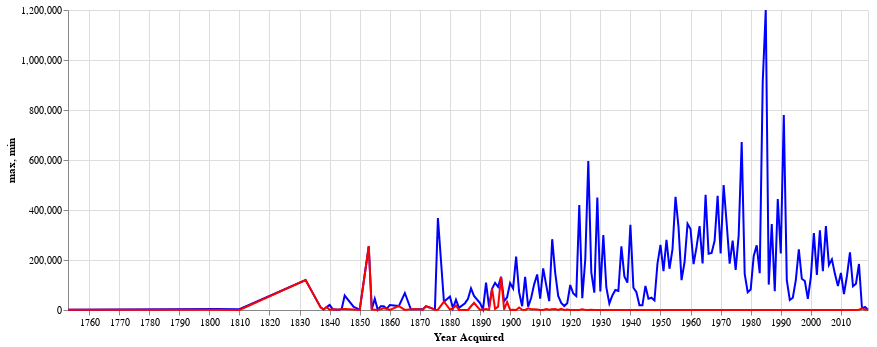

Here is the notebook cell this chart was saved with:
### Code cell
#https://github.com/altair-viz/altair/issues/968
lines = alt.Chart(stats.reset_index()).encode(
    alt.X('Year Acquired:T')
).properties(
    width=800
)

lines = alt.layer(
    lines.mark_line(color='blue').encode(y='max:Q'),
    lines.mark_line(color='red').encode(y='min:Q')
)
lines

### Figure 1 — Vega-Lite specification as saved in the notebook (floating-point values rounded to 4 significant figures; data arrays with more than 128 entries replaced by an {"elided": "..."} marker saying what was removed)
{"config": {"view": {"continuousWidth": 300, "continuousHeight": 300}}, "layer": [{"mark": {"type": "line", "color": "blue"}, "encoding": {"x": {"field": "Year Acquired", "type": "temporal"}, "y": {"field": "max", "type": "quantitative"}}}, {"mark": {"type": "line", "color": "red"}, "encoding": {"x": {"field": "Year Acquired", "type": "temporal"}, "y": {"field": "min", "type": "quantitative"}}}], "data": {"name": "data-84befe598698d4eeacb5f9a66e5bd507"}, "width": 800, "$schema": "https://vega.github.io/schema/vega-lite/v5.20.1.json", "datasets": {"data-84befe598698d4eeacb5f9a66e5bd507": {"elided": "171 records"}}}
